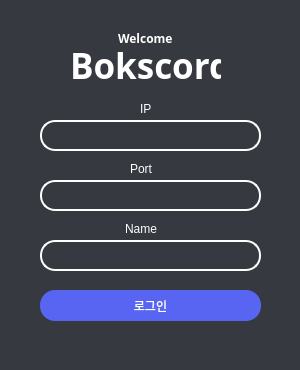
<?xml version="1.0" encoding="UTF-8"?>
<ui version="4.0">
 <class>MainWindow</class>
 <widget class="QMainWindow" name="MainWindow">
  <property name="geometry">
   <rect>
    <x>0</x>
    <y>0</y>
    <width>300</width>
    <height>370</height>
   </rect>
  </property>
  <property name="windowTitle">
   <string>Bokscord</string>
  </property>
  <property name="styleSheet">
   <string notr="true">background-color:#36393f;</string>
  </property>
  <widget class="QWidget" name="centralwidget">
   <widget class="QPushButton" name="start">
    <property name="geometry">
     <rect>
      <x>40</x>
      <y>290</y>
      <width>221</width>
      <height>31</height>
     </rect>
    </property>
    <property name="styleSheet">
     <string notr="true">QPushButton{
border-radius:15px;
background-color:#5865f2;
color:#fff;
}

QPushButton:hover{
background-color:#fff;
color:#5865f2;
}
</string>
    </property>
    <property name="text">
     <string>로그인</string>
    </property>
   </widget>
   <widget class="QLabel" name="label">
    <property name="geometry">
     <rect>
      <x>140</x>
      <y>100</y>
      <width>67</width>
      <height>17</height>
     </rect>
    </property>
    <property name="styleSheet">
     <string notr="true">color:#fff;</string>
    </property>
    <property name="text">
     <string>IP</string>
    </property>
   </widget>
   <widget class="QLabel" name="label_2">
    <property name="geometry">
     <rect>
      <x>125</x>
      <y>220</y>
      <width>67</width>
      <height>17</height>
     </rect>
    </property>
    <property name="styleSheet">
     <string notr="true">color:#fff;</string>
    </property>
    <property name="text">
     <string>Name</string>
    </property>
   </widget>
   <widget class="QLabel" name="label_3">
    <property name="geometry">
     <rect>
      <x>130</x>
      <y>160</y>
      <width>51</width>
      <height>17</height>
     </rect>
    </property>
    <property name="styleSheet">
     <string notr="true">color:#fff;</string>
    </property>
    <property name="text">
     <string>Port</string>
    </property>
   </widget>
   <widget class="QLabel" name="label_4">
    <property name="geometry">
     <rect>
      <x>70</x>
      <y>40</y>
      <width>151</width>
      <height>51</height>
     </rect>
    </property>
    <property name="font">
     <font>
      <family>OpenSymbol</family>
      <pointsize>26</pointsize>
      <weight>75</weight>
      <italic>false</italic>
      <bold>true</bold>
     </font>
    </property>
    <property name="styleSheet">
     <string notr="true">color:#fff;</string>
    </property>
    <property name="text">
     <string>Bokscord</string>
    </property>
   </widget>
   <widget class="QLabel" name="label_5">
    <property name="geometry">
     <rect>
      <x>118</x>
      <y>30</y>
      <width>67</width>
      <height>17</height>
     </rect>
    </property>
    <property name="font">
     <font>
      <family>OpenSymbol</family>
      <weight>75</weight>
      <bold>true</bold>
     </font>
    </property>
    <property name="styleSheet">
     <string notr="true">color:#fff;</string>
    </property>
    <property name="text">
     <string>Welcome</string>
    </property>
   </widget>
   <widget class="QLineEdit" name="IP_ADR">
    <property name="geometry">
     <rect>
      <x>40</x>
      <y>120</y>
      <width>221</width>
      <height>31</height>
     </rect>
    </property>
    <property name="styleSheet">
     <string notr="true">QLineEdit{
border:2px solid #fff;
border-radius:15px;
color:#fff;
}

QLineEdit:focus{
border:2px solid #5865f2;
}</string>
    </property>
   </widget>
   <widget class="QLineEdit" name="Set_Port">
    <property name="geometry">
     <rect>
      <x>40</x>
      <y>180</y>
      <width>221</width>
      <height>31</height>
     </rect>
    </property>
    <property name="styleSheet">
     <string notr="true">QLineEdit{
border:2px solid #fff;
border-radius:15px;
color:#fff;
}

QLineEdit:focus{
border:2px solid #5865f2;
}</string>
    </property>
   </widget>
   <widget class="QLineEdit" name="name">
    <property name="geometry">
     <rect>
      <x>40</x>
      <y>240</y>
      <width>221</width>
      <height>31</height>
     </rect>
    </property>
    <property name="styleSheet">
     <string notr="true">QLineEdit{
border:2px solid #fff;
border-radius:15px;
color:#fff;
}

QLineEdit:focus{
border:2px solid #5865f2;
}</string>
    </property>
   </widget>
   <zorder>label</zorder>
   <zorder>start</zorder>
   <zorder>label_2</zorder>
   <zorder>label_3</zorder>
   <zorder>label_4</zorder>
   <zorder>label_5</zorder>
   <zorder>IP_ADR</zorder>
   <zorder>Set_Port</zorder>
   <zorder>name</zorder>
  </widget>
  <widget class="QStatusBar" name="statusbar"/>
 </widget>
 <resources/>
 <connections/>
</ui>
